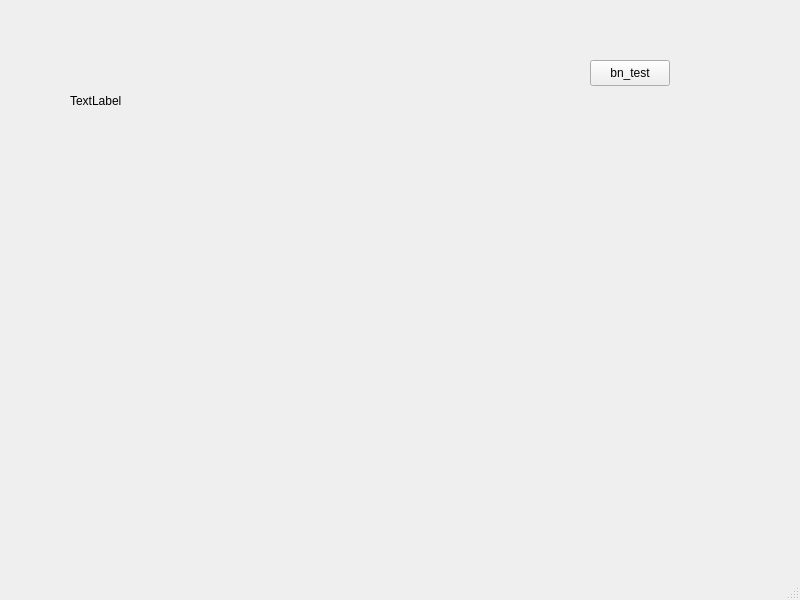
<?xml version="1.0" encoding="UTF-8"?>
<ui version="4.0">
 <class>TestWin</class>
 <widget class="QMainWindow" name="TestWin">
  <property name="geometry">
   <rect>
    <x>0</x>
    <y>0</y>
    <width>800</width>
    <height>600</height>
   </rect>
  </property>
  <property name="windowTitle">
   <string>MainWindow</string>
  </property>
  <widget class="QWidget" name="centralwidget">
   <widget class="QLabel" name="lb_img">
    <property name="geometry">
     <rect>
      <x>70</x>
      <y>40</y>
      <width>121</width>
      <height>121</height>
     </rect>
    </property>
    <property name="text">
     <string>TextLabel</string>
    </property>
   </widget>
   <widget class="QPushButton" name="pushButton">
    <property name="geometry">
     <rect>
      <x>590</x>
      <y>60</y>
      <width>80</width>
      <height>26</height>
     </rect>
    </property>
    <property name="text">
     <string>bn_test</string>
    </property>
   </widget>
  </widget>
  <widget class="QMenuBar" name="menubar">
   <property name="geometry">
    <rect>
     <x>0</x>
     <y>0</y>
     <width>800</width>
     <height>21</height>
    </rect>
   </property>
  </widget>
  <widget class="QStatusBar" name="statusbar"/>
 </widget>
 <resources/>
 <connections/>
</ui>
